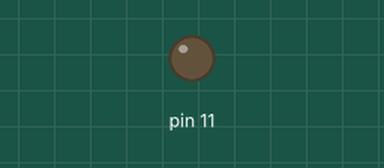
Recording of a sketch running on a simulated Arduino Uno, built with avr-gcc and run on an emulated ATmega328P. Parts: output pins drawn as LEDs (lit = HIGH).

Above: at 2.0 s.
At 6.5 s:
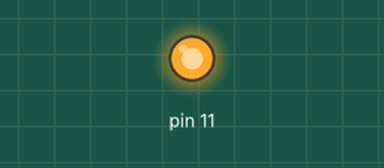
Timing chart, 0 to 6.9 s (numbered marks = the images above):
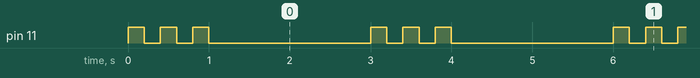

The sketch:

blinks_led_3_times_in_quick_succession1.ino
```cpp
void setup(){

  pinMode(11,OUTPUT);


}

void loop(){

  LED_Blink();
}

void LED_Blink(){

 digitalWrite(11,HIGH);
 delay(200);
 digitalWrite(11,LOW);
 delay(200);

  digitalWrite(11,HIGH);
 delay(200);
 digitalWrite(11,LOW);
 delay(200);

  digitalWrite(11,HIGH);
 delay(200);
 digitalWrite(11,LOW);
 delay(2000);


}
```

Measured:
- by itself, pin 11: repeats every 3.0 s: 2 × (LOW 0.20 s, HIGH 0.20 s), LOW 2.0 s, HIGH 0.20 s
- by itself, everything shown: repeats every 3.0 s, in 6 steps
